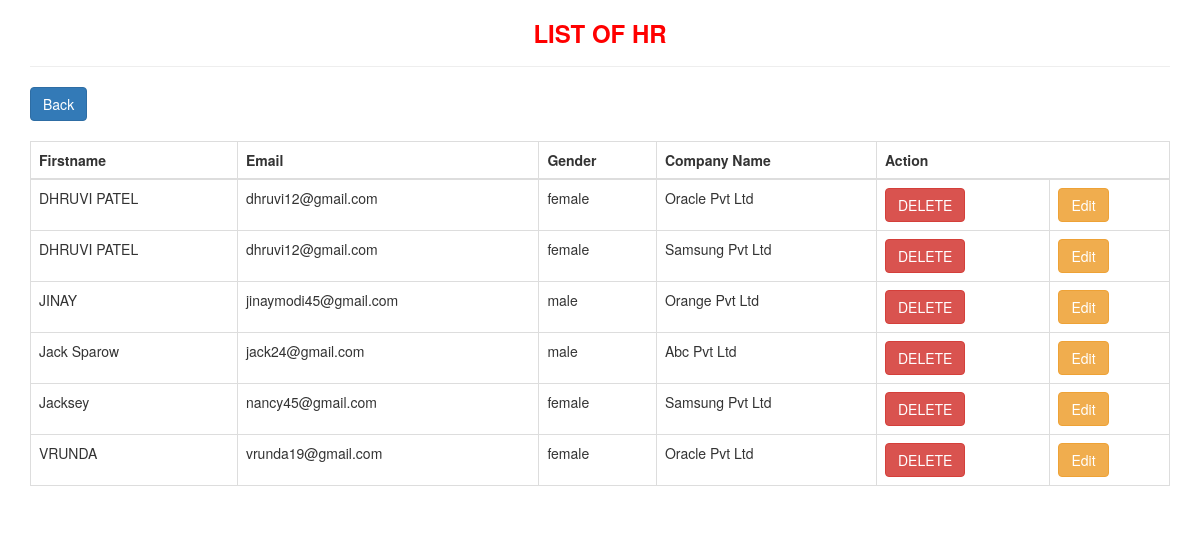
/list/ (signed in), run on an earlier commit of the app's database.
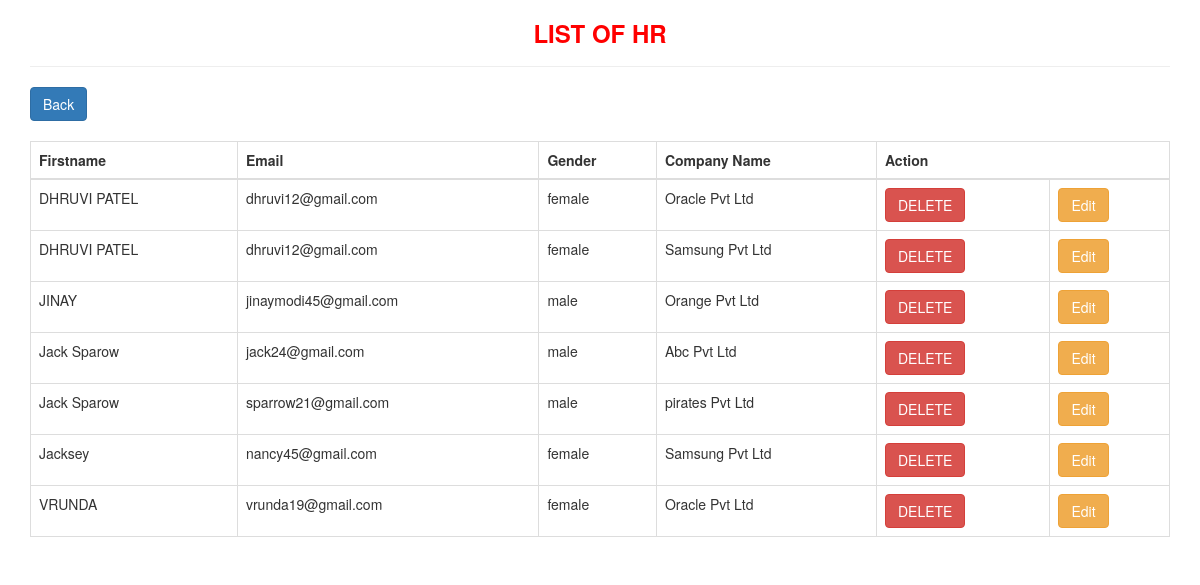
And on a later commit of the database.
### myapp/models.py (models this page shows, shortened)
class User(AbstractUser):
    choic = (
      ('male','Male'),
       ('female','Female'),
    )
    ROLE = (
        ('admin', 'Admin'),
        ('hr', 'HR'),
    )
    roles = models.CharField(choices=ROLE,max_length=70,default='hr')
    gender  = models.CharField(choices=choic,max_length=7)
    companyname = models.CharField(max_length=50,null=True,blank=True)

### myapp/views.py (the view)
# urls.py: path('list/',views.listt,name='list'),
@login_required(login_url='/login/')
def listt(request):
    uid = User.objects.filter(roles='hr').order_by('first_name')
    return render(request,'list.html',{'uid':uid})

### myapp/templates/list.html (shortened to what this page needs)
<!DOCTYPE html>
<html lang="en">
<head>
  <link rel="stylesheet" href="https://maxcdn.bootstrapcdn.com/bootstrap/3.4.1/css/bootstrap.min.css">
</head>
<body>
<div class="container">
<h3 class="text-center"><strong style="color: red;">LIST OF HR</strong></h3><hr>
<a href="{% url 'index' %}" class="btn btn-primary">Back</a>
  <table class="table table-bordered">
    <thead><br>
      <tr><br>
        <th>Firstname</th>
        <th>Email</th>
        <th>Gender</th>
        <th>Company Name</th>
        <th colspan="2">Action</th>
      </tr>
    </thead>
    <tbody>
        {% for one in uid %}
      <tr>
        <td>{{one.first_name}}</td>
        <td>{{one.email}}</td>
        <td>{{one.gender}}</td>
        <td>{{one.companyname}}</td>
        <td><a href="{% url 'delete_hr' one.id %}"><button class="btn btn-danger">DELETE</button></a></td>
        <td><a href="{% url 'update_hr' one.id %}"><button class="btn btn-warning">Edit</button></a></td>
      </tr>
      {% endfor %}
    </tbody>
  </table>
</div>
</body>
</html>

What changed in the data, as far as the page shows it:
added User: first_name "Jack Sparow", email "sparrow21@gmail.com", gender "male", companyname "pirates Pvt Ltd"
